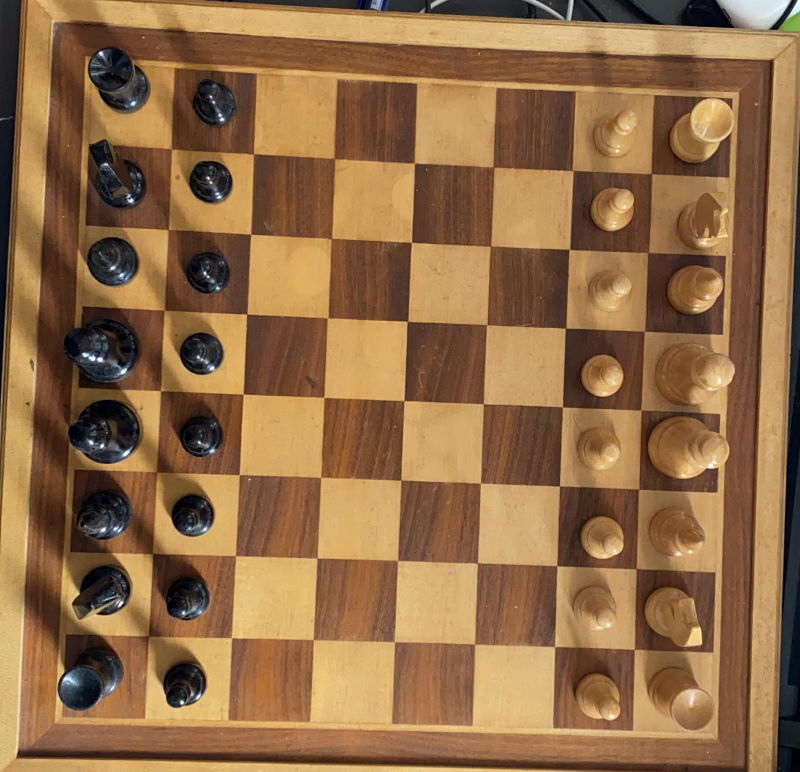
#> input picture SchachBrett3.jpg, 1600 x 1543 px (shown at 1/2 size)
$ python FigurBestimmen.py
#> lines starting #> are read from the running program, lines starting #| are printed output that depends on the picture; after the words box and inside, x2 and y2 are one past the last pixel; in counts of white or black regions, pixels touching at a corner belong together
import numpy as np
import cv2 as cv
import os

FieldSize = 100


def getImage():

    BASE = os.path.dirname(__file__)
    pathImage = "SchachBrett3.jpg"

    img = cv.imread(BASE + "/" + pathImage)  # glob.glob('*.jpg')
#> img is the input picture: shape (1543, 1600, 3); mean B, G, R 70.8, 107.9, 145

    return img

def TransformeImage(img):
    leftupper = [343, 298]
    leftlower = [297, 1272]
    rightupper = [1304, 347]
    rightlower = [1269, 1299]

    # Transform Image with the founded Corner Position
    pts1 = np.float32([rightlower, rightupper, leftupper, leftlower])  # PREPARE POINTS FOR WARP
    print(pts1)
    pts2 = np.float32([[FieldSize, FieldSize * 7], [FieldSize * 7, FieldSize * 7], [FieldSize * 7, FieldSize],
                       [FieldSize, FieldSize]])  # PREPARE POINTS FOR WARP
    matrix = cv.getPerspectiveTransform(pts1, pts2)
    imgWarpColored = cv.warpPerspective(img, matrix, (FieldSize * 8, FieldSize * 8))
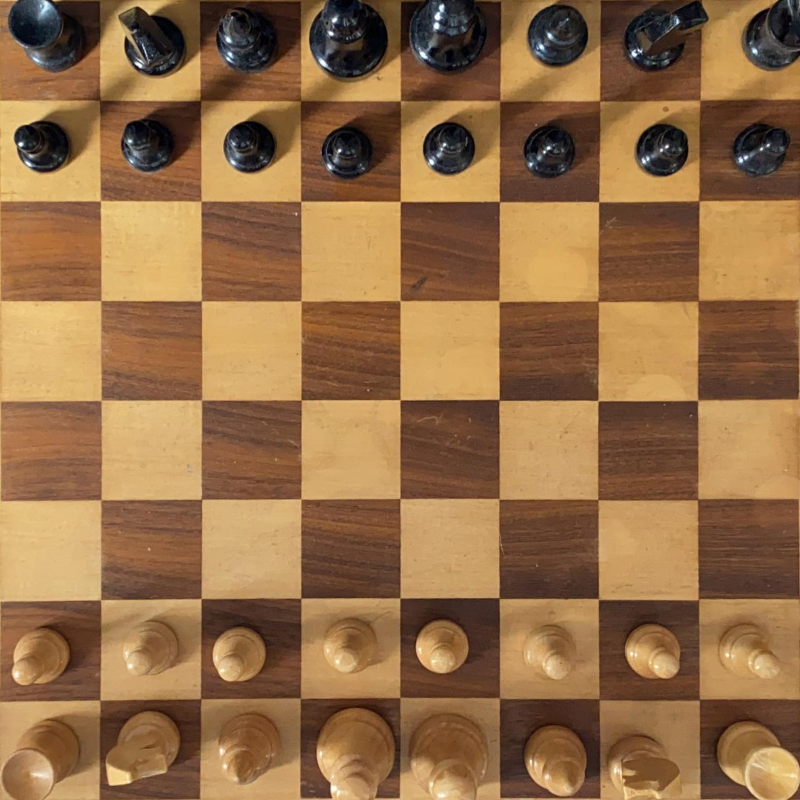
#> imgWarpColored: shape (800, 800, 3); mean B, G, R 70.8, 109.1, 147.2

    return imgWarpColored

def getCornerPersentage(img, X,Y):

    toleranze = int(FieldSize * 0.1)
    foundedCorners = 0
    for x in range(FieldSize - 2 * toleranze):
        for y in range(FieldSize - 2 * toleranze):
            if img[X*FieldSize + x +toleranze, Y*FieldSize +y+ toleranze] > 0:
                foundedCorners += 1

    persentage = foundedCorners/ (FieldSize * FieldSize)
    print(persentage)
    return persentage > 0.02


def main():
    img = getImage()
    chessimg = TransformeImage(img)
    imgCanny = cv.Canny(chessimg, 100, 150)
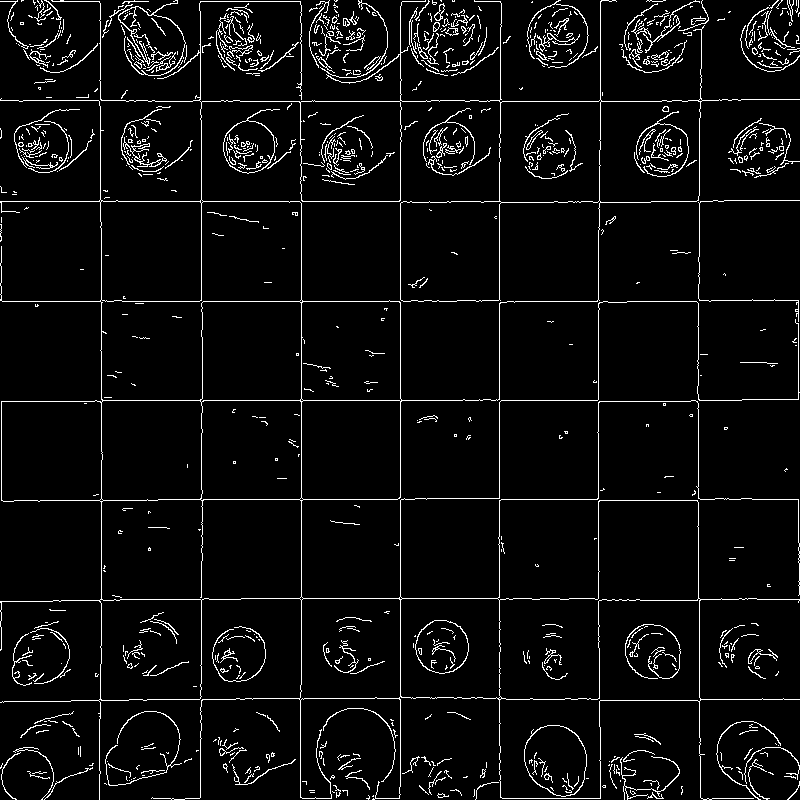
#> imgCanny: shape (800, 800); 5% white in thin lines or dots
    foundedPeases = []
    for Y in range(8):
        for X in range(8):
            if getCornerPersentage(imgCanny, Y,X):
                foundedPeases.append([X,Y])
    print(foundedPeases)
    for pos in foundedPeases:
        X = pos[0]
        Y = pos[1]
        imgResult = cv.rectangle(chessimg, (X * FieldSize, Y*FieldSize), ((X+1) * FieldSize, (Y+1) * FieldSize), (0, 255, 0), 6)
#> this loop made 32 passes
#> pass 2, in main, `imgResult = cv.rectangle(chessimg, (X * FieldSize, Y*FieldSize), ((X+1..`:
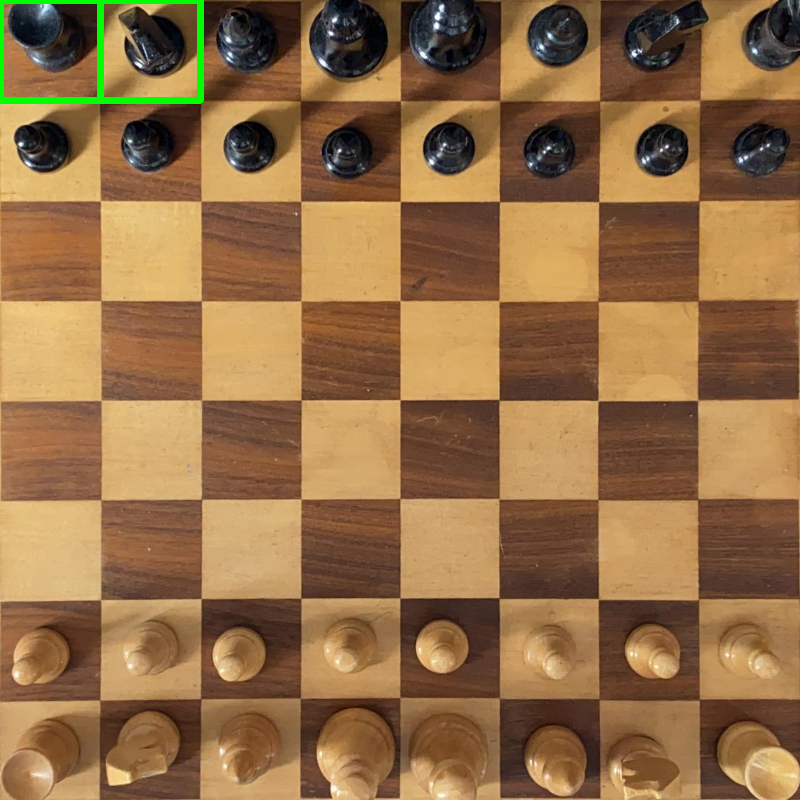
#> imgResult: shape (800, 800, 3); mean B, G, R 70.4, 110, 146.4
#> pass 3, in main, `imgResult = cv.rectangle(chessimg, (X * FieldSize, Y*FieldSize), ((X+1..`:
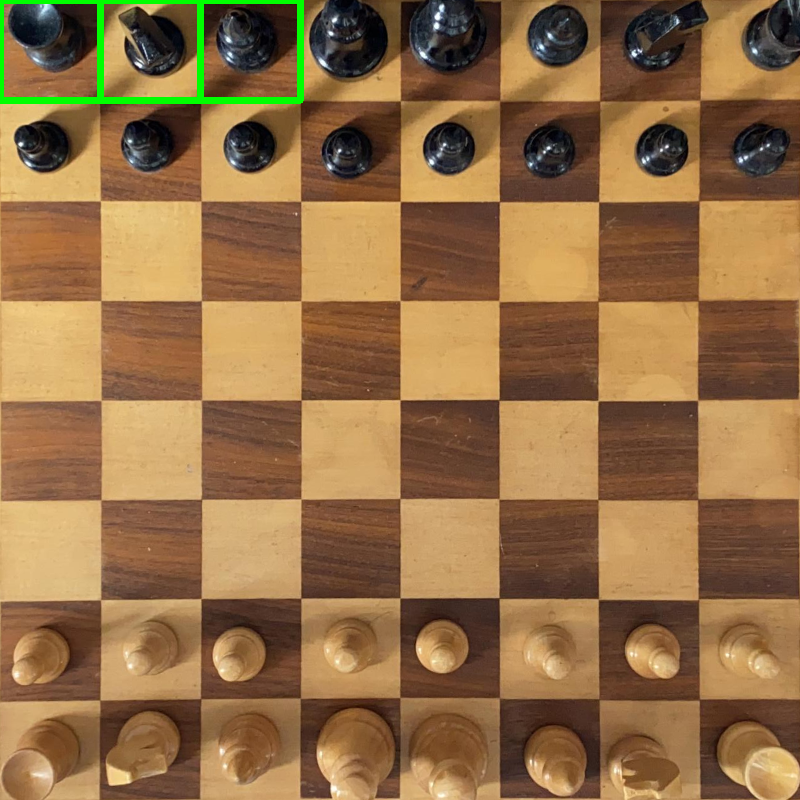
#> imgResult: shape (800, 800, 3); 0.27% of pixels changed, all inside (x1, y1, x2, y2) = (201, 0, 304, 104)
#> after the loop:
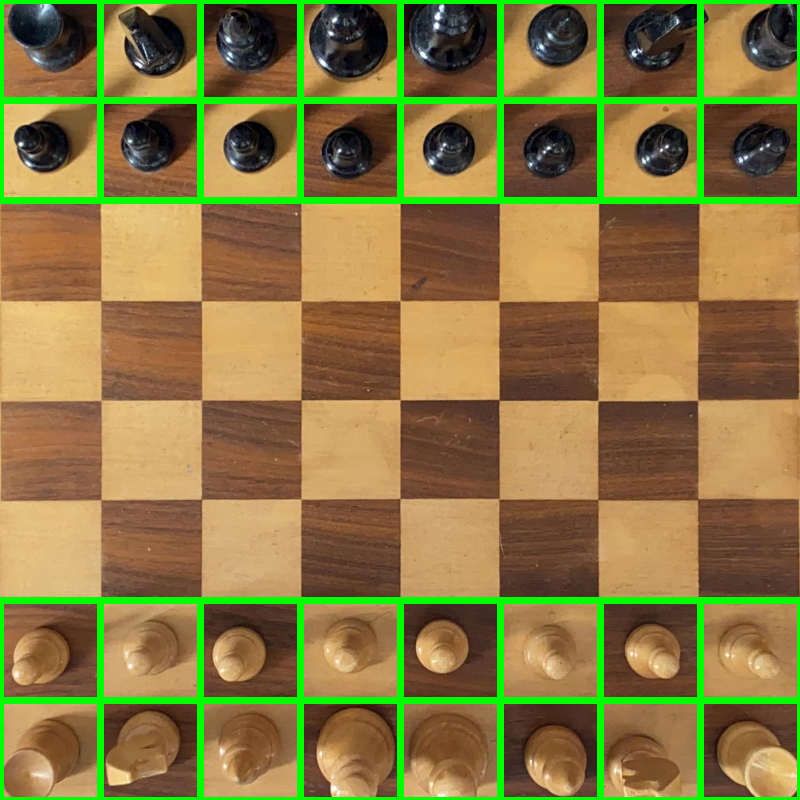
#> chessimg: shape (800, 800, 3); 7.63% of pixels changed, all inside (x1, y1, x2, y2) = (0, 0, 800, 800)

    cv.imshow('img', imgResult)
    cv.waitKey(500000)


main()

$ run again, with SchachBrett2.jpg copied over SchachBrett3.jpg
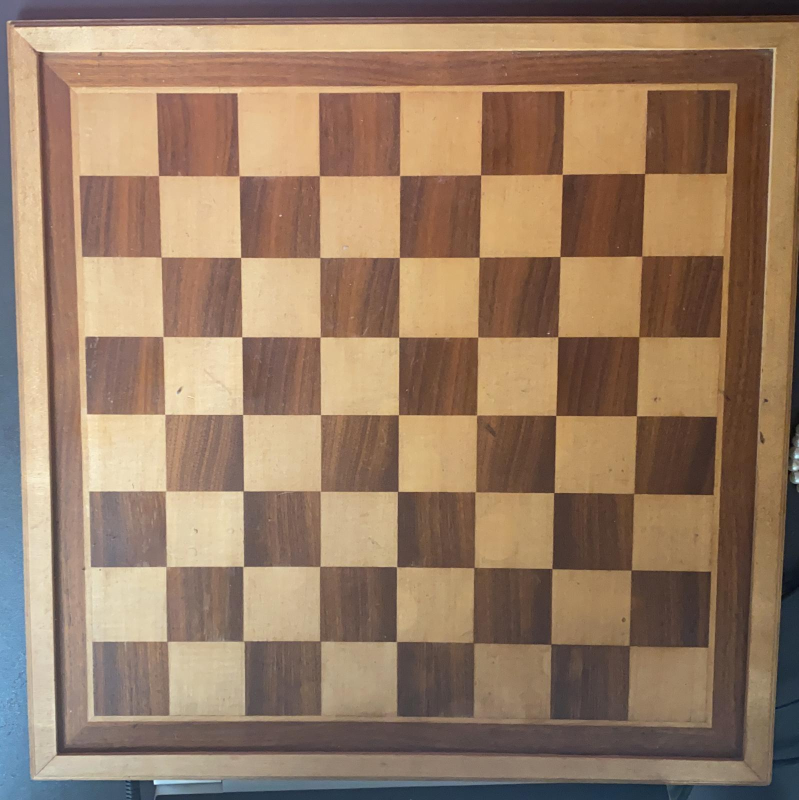
#> input picture SchachBrett2.jpg, 1597 x 1600 px (shown at 1/2 size)
#> in getImage, img is the input picture: shape (1600, 1597, 3); mean B, G, R 100.7, 124.2, 151.2
#> in main, `imgCanny = cv.Canny(chessimg, 100, 150)`:
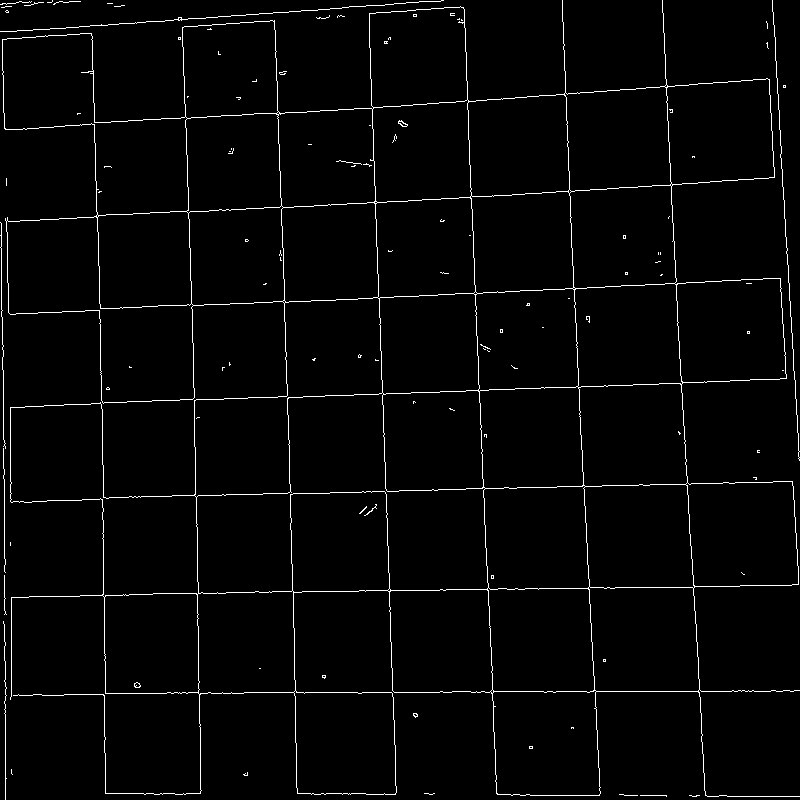
#> imgCanny: shape (800, 800); 2.3% white in thin lines or dots
#> the loop in main, `for pos in foundedPeases:` made 2 passes
#> pass 2, in main, `imgResult = cv.rectangle(chessimg, (X * FieldSize, Y*FieldSize), ((X+1..`:
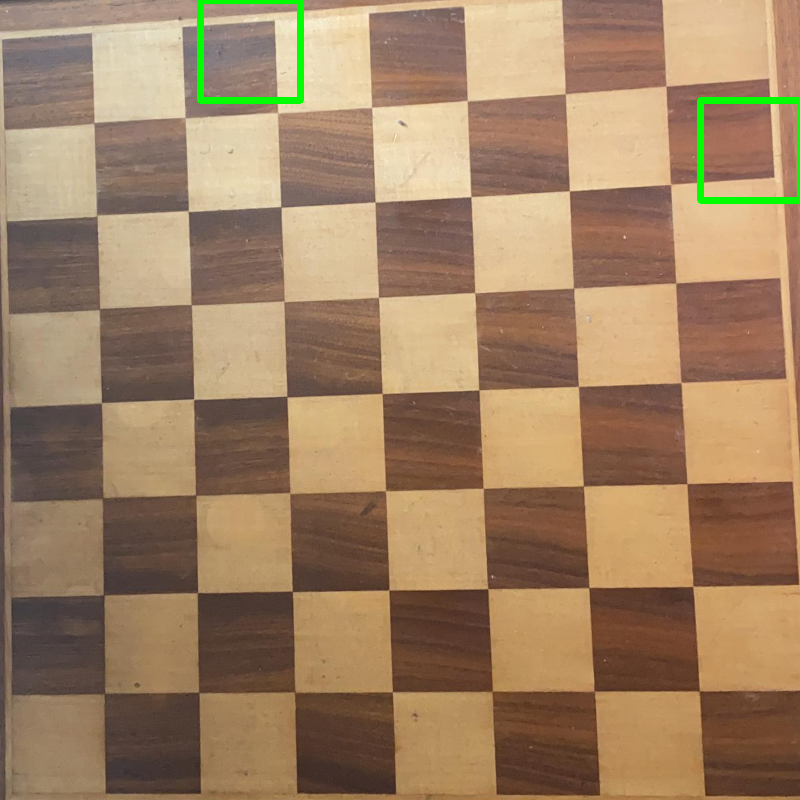
#> imgResult: shape (800, 800, 3); mean B, G, R 99.3, 129.9, 159.2

$ run again, with SchachBrett4.jpg copied over SchachBrett3.jpg
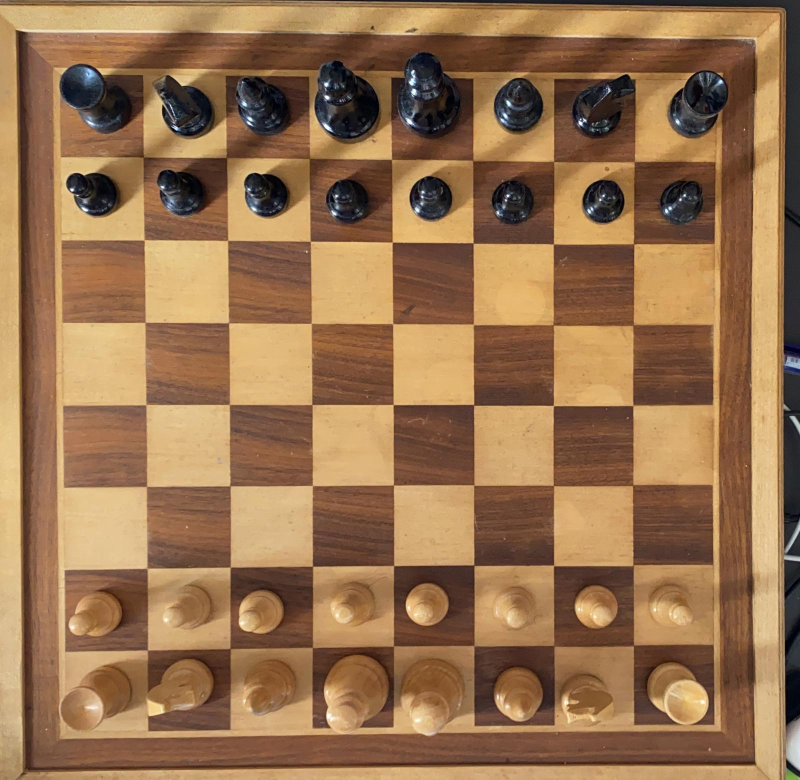
#> input picture SchachBrett4.jpg, 1600 x 1559 px (shown at 1/2 size)
#> in getImage, img is the input picture: shape (1559, 1600, 3); mean B, G, R 78.8, 113.9, 150.9
#> in main, `imgCanny = cv.Canny(chessimg, 100, 150)`:
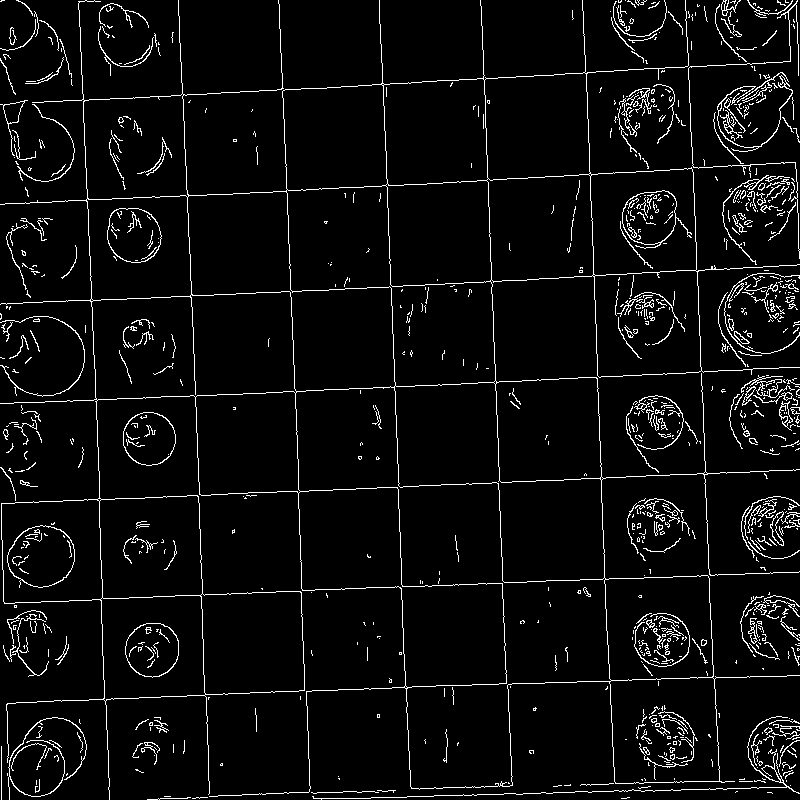
#> imgCanny: shape (800, 800); 4.9% white in thin lines or dots
#> after the loop in main, `for pos in foundedPeases:`:
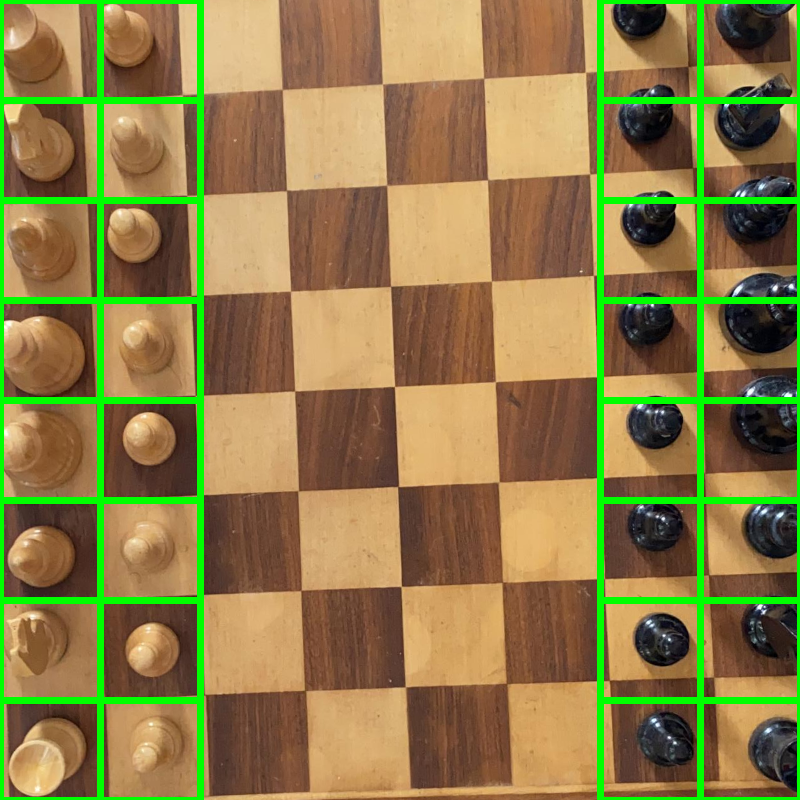
#> chessimg: shape (800, 800, 3); mean B, G, R 72.3, 125, 140.6
